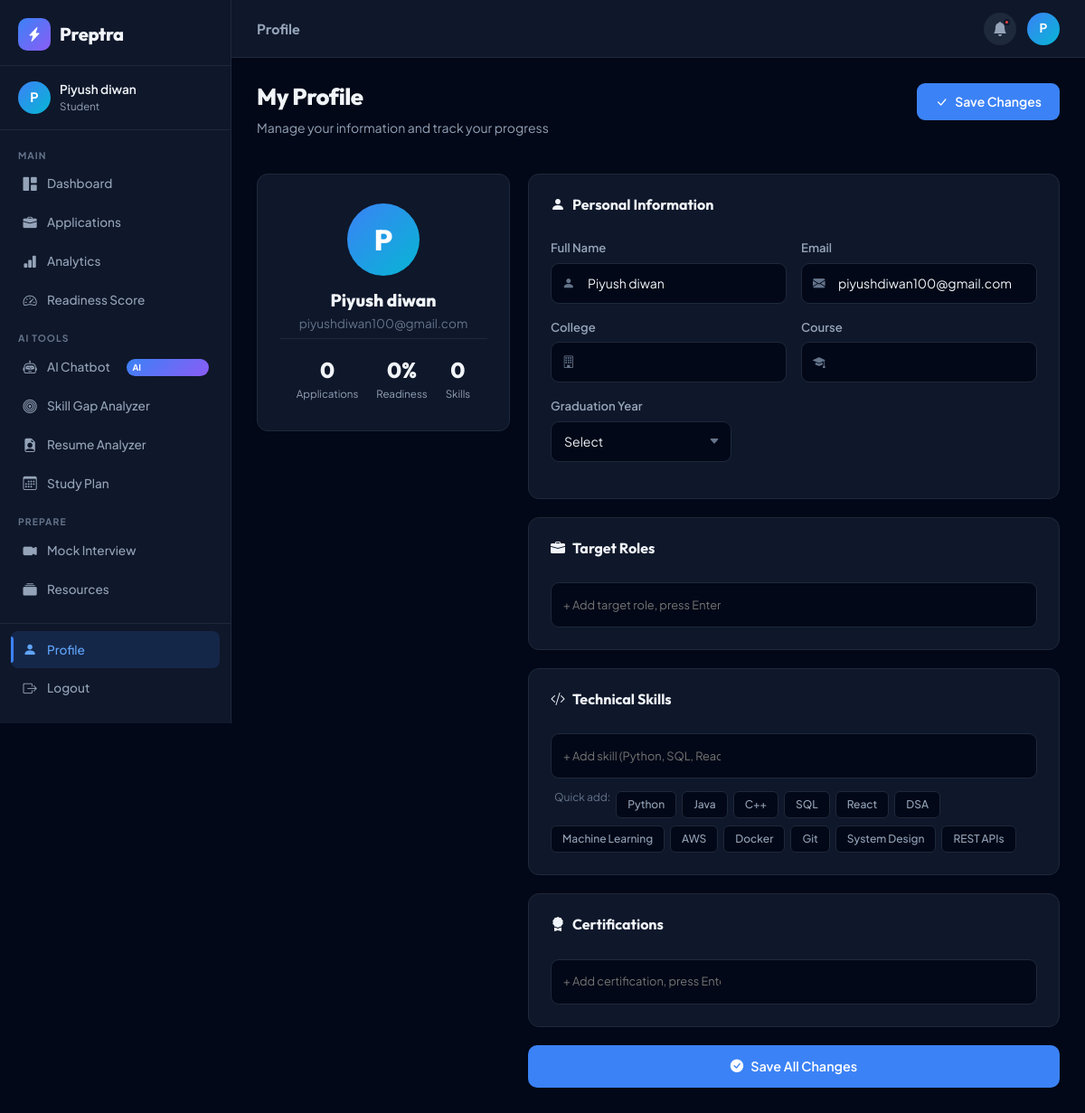
Screenshot of /profile (signed in) with the database file from the repository.
### models.py (models this page shows, shortened)
class User(UserMixin, db.Model):
    __tablename__ = 'users'
    id = db.Column(db.Integer, primary_key=True)
    name = db.Column(db.String(100), nullable=False)
    email = db.Column(db.String(120), unique=True, nullable=False)
    password_hash = db.Column(db.String(256))
    google_id = db.Column(db.String(100), unique=True)
    avatar_url = db.Column(db.String(500))
    college = db.Column(db.String(200))
    course = db.Column(db.String(100))
    graduation_year = db.Column(db.Integer)
    target_roles = db.Column(db.Text, default='[]')  # JSON list
    skills = db.Column(db.Text, default='[]')        # JSON list
    certifications = db.Column(db.Text, default='[]')
    resume_text = db.Column(db.Text)
    is_admin = db.Column(db.Boolean, default=False)
    created_at = db.Column(db.DateTime, default=datetime.utcnow)
    last_login = db.Column(db.DateTime)
    applications = db.relationship('Application', backref='user', lazy='dynamic', cascade='all, delete-orphan')
    readiness_scores = db.relationship('ReadinessScore', backref='user', lazy='dynamic', cascade='all, delete-orphan')
    mock_interviews = db.relationship('MockInterview', backref='user', lazy='dynamic', cascade='all, delete-orphan')
    chat_messages = db.relationship('ChatMessage', backref='user', lazy='dynamic', cascade='all, delete-orphan')
    study_plans = db.relationship('StudyPlan', backref='user', lazy='dynamic', cascade='all, delete-orphan')
    def get_target_roles(self):
        try: return json.loads(self.target_roles or '[]')
        except: return []
    def get_skills(self):
        try: return json.loads(self.skills or '[]')
        except: return []
    def get_certifications(self):
        try: return json.loads(self.certifications or '[]')
        except: return []

### routes/main.py (the view)
@main_bp.route('/profile')
@login_required
def profile():
    apps = current_user.applications.all()
    score = current_user.readiness_scores.order_by(ReadinessScore.calculated_at.desc()).first()
    return render_template('profile.html', score=score, total_apps=len(apps))

### templates/profile.html (shortened to what this page needs)
{% extends "base.html" %}
{% block page_title %}<span>Profile</span>{% endblock %}
{% block content %}
<div class="page-header">
  <div><h1 class="page-h1">My Profile</h1><p class="page-sub">Manage your information and track your progress</p></div>
  <button class="btn-add" onclick="saveProfile()"><i class="bi bi-check-lg"></i> Save Changes</button>
</div>
<div class="profile-layout">
  <div class="profile-left">
    <div class="dash-card profile-card">
      <div class="profile-avatar-big">{{ current_user.name[0].upper() }}</div>
      <h3 class="profile-name">{{ current_user.name }}</h3>
      <p class="profile-email">{{ current_user.email }}</p>
      <div class="profile-stats-mini">
        <div class="pmini-stat"><div class="pmini-num">{{ total_apps }}</div><div class="pmini-lbl">Applications</div></div>
        <div class="pmini-stat"><div class="pmini-num">{{ score.total_score|round(0)|int if score else 0 }}%</div><div class="pmini-lbl">Readiness</div></div>
        <div class="pmini-stat"><div class="pmini-num">{{ current_user.get_skills()|length }}</div><div class="pmini-lbl">Skills</div></div>
      </div>
    </div>
  </div>
  <div class="profile-right">
    <div class="dash-card">
      <div class="card-head"><h3><i class="bi bi-person-fill"></i> Personal Information</h3></div>
      <div class="form-row-2">
        <div class="form-group"><label>Full Name</label><div class="input-wrapper"><input type="text" id="pName" class="form-input" value="{{ current_user.name }}"></div></div>
        <div class="form-group"><label>Email</label><div class="input-wrapper"><input type="email" class="form-input" value="{{ current_user.email }}" disabled></div></div>
      </div>
      <div class="form-row-2">
        <div class="form-group"><label>College</label><div class="input-wrapper"><input type="text" id="pCollege" class="form-input" value="{{ current_user.college or '' }}"></div></div>
        <div class="form-group"><label>Course</label><div class="input-wrapper"><input type="text" id="pCourse" class="form-input" value="{{ current_user.course or '' }}"></div></div>
      </div>
      <div class="form-group">
        <label>Graduation Year</label>
        <select id="pGradYear" class="form-input form-select-input" style="max-width:200px">
          <option value="">Select</option>
        </select>
      </div>
    </div>
    <div class="dash-card">
      <div class="card-head"><h3><i class="bi bi-briefcase-fill"></i> Target Roles</h3></div>
      <div class="skills-input-wrap" id="rolesWrap">
        <input type="text" id="roleInput" class="skill-add-input" placeholder="+ Add target role, press Enter" onkeydown="addTag(event,'rolesWrap','roleInput')">
      </div>
    </div>
    <div class="dash-card">
      <div class="card-head"><h3><i class="bi bi-code-slash"></i> Technical Skills</h3></div>
      <div class="skills-input-wrap" id="skillsWrap">
        <input type="text" id="skillInput" class="skill-add-input" placeholder="+ Add skill (Python, SQL, React...), press Enter" onkeydown="addTag(event,'skillsWrap','skillInput')">
      </div>
      <div class="skill-presets">
        <p class="form-hint">Quick add:</p>
        {% for sk in ['Python','Java','C++','SQL','React','DSA','Machine Learning','AWS','Docker','Git','System Design','REST APIs'] %}
        <button class="preset-btn" onclick="addPreset('{{ sk }}','skillsWrap')">{{ sk }}</button>
        {% endfor %}
      </div>
    </div>
    <div class="dash-card">
      <div class="card-head"><h3><i class="bi bi-award-fill"></i> Certifications</h3></div>
      <div class="skills-input-wrap" id="certsWrap">
        <input type="text" id="certInput" class="skill-add-input" placeholder="+ Add certification, press Enter" onkeydown="addTag(event,'certsWrap','certInput')">
      </div>
    </div>
    <div class="profile-save-row">
      <button class="btn-primary-full" onclick="saveProfile()"><i class="bi bi-check-circle-fill"></i> Save All Changes</button>
    </div>
  </div>
</div>
{% endblock %}

### templates/base.html (shortened to what this page needs)
<!DOCTYPE html>
<html lang="en">
<head>
<link href="https://cdn.jsdelivr.net/npm/bootstrap@5.3.2/dist/css/bootstrap.min.css" rel="stylesheet">
<link href="https://cdn.jsdelivr.net/npm/bootstrap-icons@1.11.3/font/bootstrap-icons.css" rel="stylesheet">
<link href="{{ url_for('static', filename='css/style.css') }}" rel="stylesheet">
</head>
<body>
{% if current_user.is_authenticated %}
<div class="sidebar" id="sidebar">
  <div class="sidebar-brand">
    <div class="brand-icon"><i class="bi bi-lightning-charge-fill"></i></div>
    <span class="brand-name">Preptra</span>
  </div>
  <div class="sidebar-user">
    <div class="user-avatar">{{ current_user.name[0].upper() }}</div>
    <div class="user-info">
      <div class="user-name">{{ current_user.name }}</div>
      <div class="user-role">{{ current_user.get_target_roles()[0] if current_user.get_target_roles() else 'Student' }}</div>
    </div>
  </div>
  <nav class="sidebar-nav">
    <div class="nav-section-label">MAIN</div>
    <a href="{{ url_for('main.dashboard') }}" class="nav-item {% if request.endpoint == 'main.dashboard' %}active{% endif %}">
      <i class="bi bi-grid-1x2-fill"></i><span>Dashboard</span>
    </a>
    <a href="{{ url_for('tracker.tracker') }}" class="nav-item {% if request.endpoint == 'tracker.tracker' %}active{% endif %}">
      <i class="bi bi-briefcase-fill"></i><span>Applications</span>
    </a>
    <a href="{{ url_for('main.analytics') }}" class="nav-item {% if request.endpoint == 'main.analytics' %}active{% endif %}">
      <i class="bi bi-bar-chart-fill"></i><span>Analytics</span>
    </a>
    <a href="{{ url_for('main.readiness') }}" class="nav-item {% if request.endpoint == 'main.readiness' %}active{% endif %}">
      <i class="bi bi-speedometer2"></i><span>Readiness Score</span>
    </a>
    <div class="nav-section-label">AI TOOLS</div>
    <a href="{{ url_for('ai.chatbot') }}" class="nav-item {% if request.endpoint == 'ai.chatbot' %}active{% endif %}">
      <i class="bi bi-robot"></i><span>AI Chatbot</span>
      <span class="nav-badge">AI</span>
    </a>
    <a href="{{ url_for('ai.skill_gap') }}" class="nav-item {% if request.endpoint == 'ai.skill_gap' %}active{% endif %}">
      <i class="bi bi-bullseye"></i><span>Skill Gap Analyzer</span>
    </a>
    <a href="{{ url_for('ai.resume_analyzer') }}" class="nav-item {% if request.endpoint == 'ai.resume_analyzer' %}active{% endif %}">
      <i class="bi bi-file-earmark-person-fill"></i><span>Resume Analyzer</span>
    </a>
    <a href="{{ url_for('ai.study_plan') }}" class="nav-item {% if request.endpoint == 'ai.study_plan' %}active{% endif %}">
      <i class="bi bi-calendar3"></i><span>Study Plan</span>
    </a>
    <div class="nav-section-label">PREPARE</div>
    <a href="{{ url_for('main.mock_interview') }}" class="nav-item {% if request.endpoint == 'main.mock_interview' %}active{% endif %}">
      <i class="bi bi-camera-video-fill"></i><span>Mock Interview</span>
    </a>
    <a href="{{ url_for('main.resources') }}" class="nav-item {% if request.endpoint == 'main.resources' %}active{% endif %}">
      <i class="bi bi-collection-fill"></i><span>Resources</span>
    </a>
  </nav>
  <div class="sidebar-footer">
    <a href="{{ url_for('main.profile') }}" class="nav-item {% if request.endpoint == 'main.profile' %}active{% endif %}">
      <i class="bi bi-person-fill"></i><span>Profile</span>
    </a>
    <a href="{{ url_for('auth.logout') }}" class="nav-item logout">
      <i class="bi bi-box-arrow-right"></i><span>Logout</span>
    </a>
  </div>
</div>
<div class="main-content" id="mainContent">
  <header class="top-bar">
    <div class="top-bar-title">{% block page_title %}{% endblock %}</div>
    <div class="top-bar-right">
      <div class="notification-btn"><i class="bi bi-bell-fill"></i><span class="notif-dot"></span></div>
      <a href="{{ url_for('main.profile') }}" class="top-avatar">{{ current_user.name[0].upper() }}</a>
    </div>
  </header>
  <div class="page-content">
    {% block content %}{% endblock %}
  </div>
</div>
{% else %}
{% block auth_content %}{% endblock %}
{% endif %}
</body>
</html>

### rows the page displays
User: name "P", name "Piyush diwan", target_roles "Student", email "piyushdiwan100@gmail.com"

### other values shown
{{ total_apps }} "0"
{{ score.total_score|round(0)|int if score else 0 }} "0"
{{ current_user.get_skills()|length }} "0"
{{ sk }} "Python" "Java" "C++" "SQL" "React" "DSA" "Machine Learning" "AWS" "Docker" "Git" "System Design" "REST APIs"
